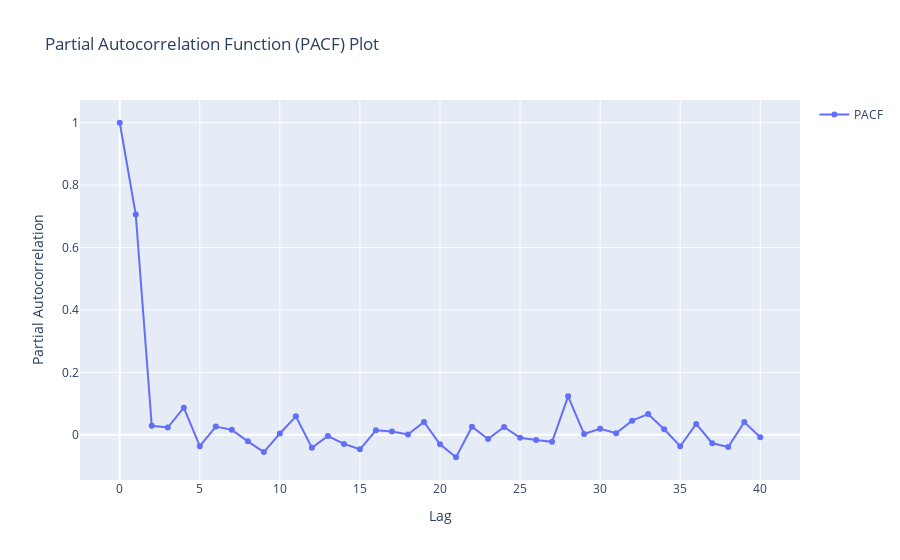

Here is the notebook cell this chart was saved with:
### Code cell
analysis.pacf_plot(residuals, "meantemp", 40)

### Figure 1 — Plotly figure (JSON) as saved in the notebook; plotly's stock layout.template omitted (floating-point values rounded to 4 significant figures)
{"data": [{"mode": "lines+markers", "name": "PACF", "type": "scatter", "x": [0, 1, 2, 3, 4, 5, 6, 7, 8, 9, 10, 11, 12, 13, 14, 15, 16, 17, 18, 19, 20, 21, 22, 23, 24, 25, 26, 27, 28, 29, 30, 31, 32, 33, 34, 35, 36, 37, 38, 39, 40], "y": [1, 0.7057, 0.02873, 0.02316, 0.08669, -0.03648, 0.02621, 0.01581, -0.02119, -0.0556, 0.00412, 0.05897, -0.04179, -0.004036, -0.02934, -0.04664, 0.01405, 0.01019, 0.0008769, 0.04098, -0.03041, -0.07208, 0.02579, -0.01371, 0.02486, -0.009791, -0.01713, -0.02258, 0.1231, 0.002276, 0.01923, 0.004824, 0.04528, 0.06615, 0.01783, -0.03695, 0.0347, -0.02714, -0.0392, 0.04059, -0.007783]}], "layout": {"showlegend": true, "title": {"text": "Partial Autocorrelation Function (PACF) Plot"}, "xaxis": {"title": {"text": "Lag"}}, "yaxis": {"title": {"text": "Partial Autocorrelation"}}}}
